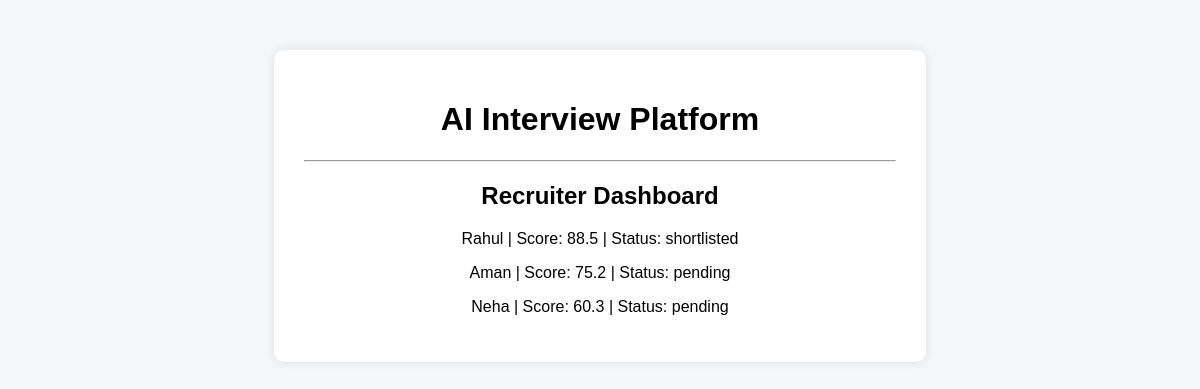
/recruiter_dashboard (signed in), run on an earlier commit of the app's database.
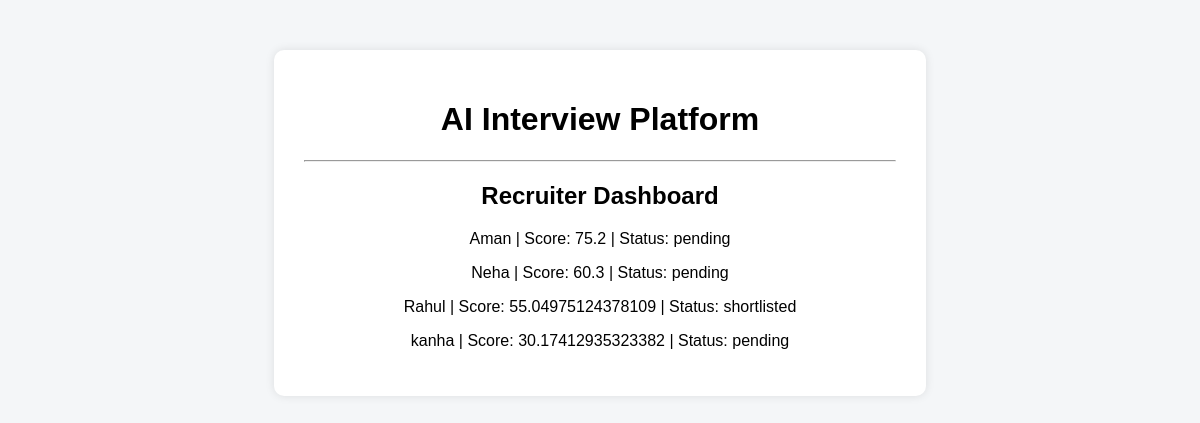
And on a later commit of the database.
### tables this page shows
CREATE TABLE candidate_profiles (
    id INTEGER PRIMARY KEY AUTOINCREMENT,
    user_id INTEGER,
    resume_path TEXT,
    experience INTEGER,
    test_score INTEGER,
    skill_score INTEGER,
    hiring_score REAL
, status TEXT DEFAULT 'pending');

CREATE TABLE users (
    id INTEGER PRIMARY KEY AUTOINCREMENT,
    name TEXT NOT NULL,
    email TEXT UNIQUE NOT NULL,
    password TEXT NOT NULL,
    role TEXT NOT NULL
);

### backend/app.py (the view)
@app.route("/recruiter_dashboard")
def recruiter_dashboard():
    if "user_id" not in session:
        return redirect("/login_page")
    conn = sqlite3.connect("database.db")
    cursor = conn.cursor()
    cursor.execute("""
        SELECT users.name, candidate_profiles.hiring_score, candidate_profiles.status
        FROM candidate_profiles
        JOIN users ON users.id = candidate_profiles.user_id
        ORDER BY hiring_score DESC
    """)
    rows = cursor.fetchall()
    conn.close()
    return render_template("recruiter_dashboard.html", candidates=rows)

### backend/templates/recruiter_dashboard.html (shortened to what this page needs)
<!DOCTYPE html>
<html lang="en">
<head>
</head>
<body>
    {% extends "base.html" %}
{% block content %}
    <h1>AI Interview Platform</h1>
    <hr>
    <h2>Recruiter Dashboard</h2>
    {% for c in candidates %}
    <p>
        {{ c[0] }} | Score: {{ c[1] }} | Status: {{ c[2] }}
    </p>
    {% endfor %}
    {% endblock %}

### backend/templates/base.html (shortened to what this page needs)
<!DOCTYPE html>
<html>
<head>
</head>
<body>
    <div class="container">
        {% block content %}
        {% endblock %}
    </div>
</body>
</html>

### backend/templates/base.html (style rules this page uses)
body { font-family: Arial; background: #f4f6f8; text-align: center; }
.container { background: white; width: 50%; margin: 50px auto; padding: 30px; border-radius: 10px; box-shadow: 0 0 10px rgba(0, 0, 0, 0.1); }
hr { margin: 20px 0; }

What changed in the data, as far as the page shows it:
changed candidate_profiles "shortlisted": hiring_score "88.5" → "55.04975124378109"; moves down the list
added candidate_profiles: name "kanha", hiring_score "30.17412935323382", status "pending"
